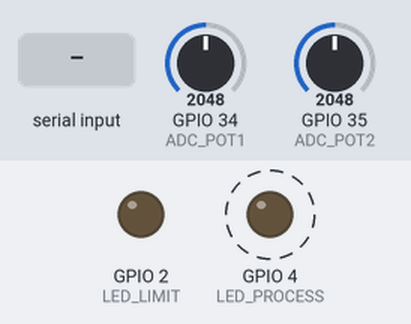
The sketch below on a simulated ESP32. Shown: output pins drawn as LEDs (lit = HIGH). Dashed ring = blinking. The test bench sets the inputs (shaded band); at power-on: GPIO 34 (ADC_POT1) = 2048, GPIO 35 (ADC_POT2) = 2048 (analog values on the 0–4095 scale). What the sketch prints to the serial monitor is not drawn.

Above: at 1.2 s.
1.3 s: "LED ON\n" received over Serial
At 2.1 s:
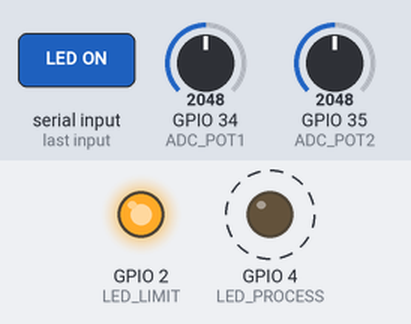
4.6 s: "LED OFF\n" received over Serial
At 5.3 s:
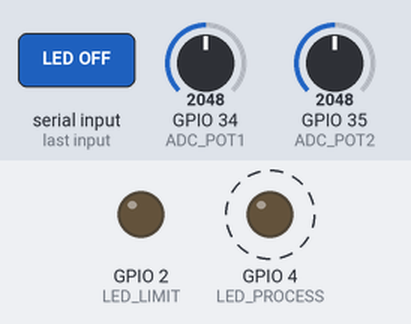
Timing chart, 0 to 13.9 s (numbered marks = the images above; inputs shaded):
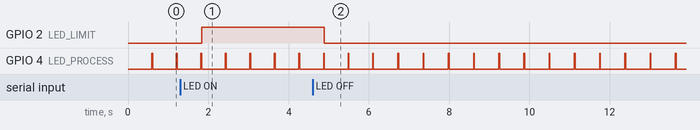

The sketch:

Arduino.ino
```cpp
#include <Arduino.h>

constexpr int ADC_POT1 = 34;    // POT1: sinal
constexpr int ADC_POT2 = 35;    // POT2: limiar
constexpr gpio_num_t LED_PROCESS = GPIO_NUM_4;
constexpr gpio_num_t LED_LIMIT   = GPIO_NUM_2;

constexpr int FS_HZ = 1000;     // taxa de amostragem
constexpr int WIN_MS = 200;     // janela de 200 ms
constexpr int N = FS_HZ * WIN_MS / 1000;

static uint16_t buf1[N], buf2[N];

void setup() {
  Serial.begin(115200);
  pinMode(LED_PROCESS, OUTPUT);
  pinMode(LED_LIMIT, OUTPUT);

  analogReadResolution(12);
  analogSetPinAttenuation(ADC_POT1, ADC_11db);
  analogSetPinAttenuation(ADC_POT2, ADC_11db);

  Serial.println("#seq,ts_ms,sample,pot1_raw,pot2_raw"); // cabeçalho CSV
}

void loop() {
  static uint32_t seq = 0;
  const uint32_t Ts_us = 1000000UL / FS_HZ;
  uint32_t t0 = millis();

  // 1) Coleta da janela
  for (int i = 0; i < N; ++i) {
    buf1[i] = analogRead(ADC_POT1);
    buf2[i] = analogRead(ADC_POT2);
    delayMicroseconds(Ts_us);
  }

  // 2) Impressão em formato CSV
  uint32_t ts = millis() - t0;
  for (int i = 0; i < N; ++i) {
    Serial.print(seq); Serial.print(',');
    Serial.print(ts);  Serial.print(',');
    Serial.print(i);   Serial.print(',');
    Serial.print(buf1[i]); Serial.print(',');
    Serial.println(buf2[i]);
  }
  seq++;

  // 3) Feedback visual: LED_PROCESS pisca
  digitalWrite(LED_PROCESS, HIGH); delay(20); digitalWrite(LED_PROCESS, LOW);

  // 4) Comandos vindos do Python
  while (Serial.available()) {
    String cmd = Serial.readStringUntil('\n');
    cmd.trim();
    if (cmd.equalsIgnoreCase("LED ON"))  digitalWrite(LED_LIMIT, HIGH);
    if (cmd.equalsIgnoreCase("LED OFF")) digitalWrite(LED_LIMIT, LOW);
  }
}
```

Measured:
- after the input at 1.3 s, GPIO 2 (LED_LIMIT): LOW → HIGH after 0.53 s
- after the input at 4.6 s, GPIO 2 (LED_LIMIT): HIGH → LOW after 0.29 s
- by itself, GPIO 4 (LED_PROCESS): alternates HIGH for 0.02 s and LOW for 0.61 s
